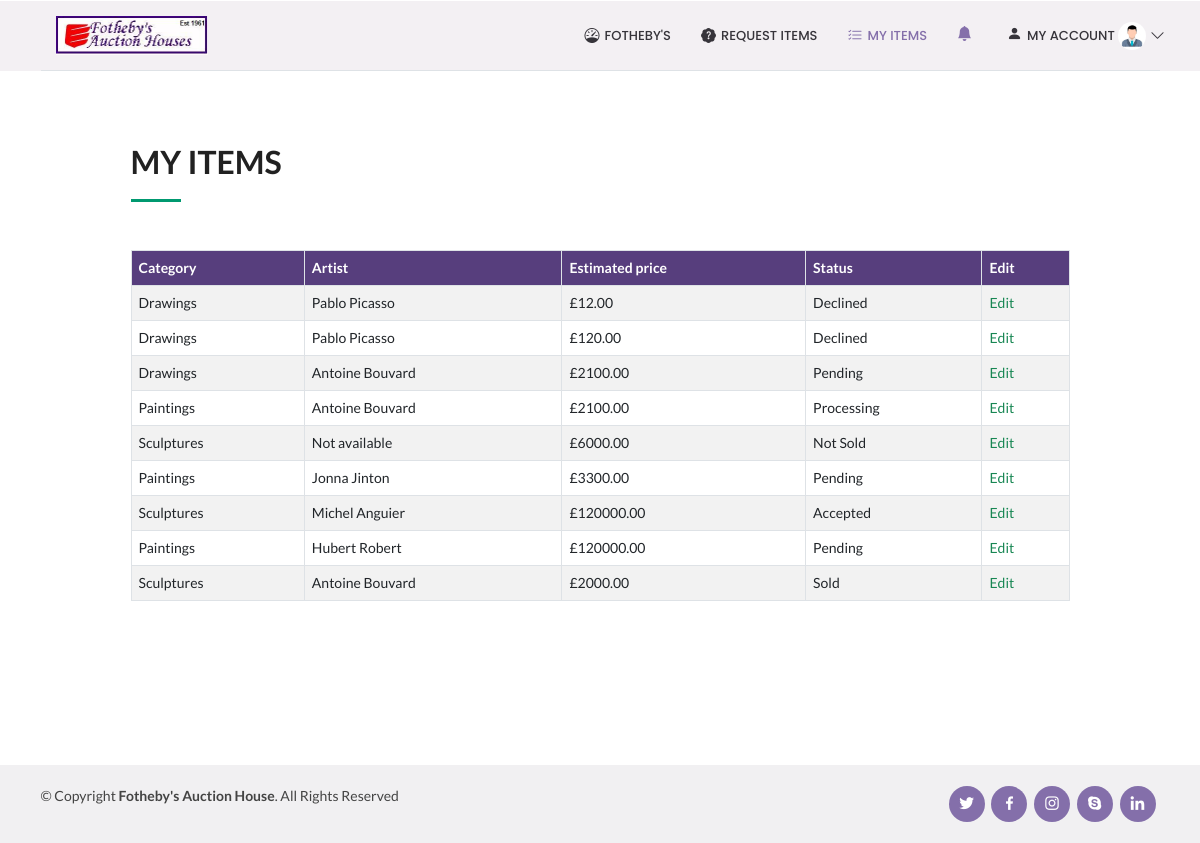
Screenshot of /myItems (signed in) with the database file from the repository.
### auction_app/models.py (models this page shows)
class Item(models.Model):
    CHOICES = (('Landscape', 'Landscape'), ('Seascape', 'Seascape'), ('Portrait', 'Portrait'), ('Figure', 'Figure'),
               ('Still Life', 'Still Life'), ('Nude', 'Nude'), ('Animal', 'Animal'), ('Abstract', 'Abstract'), ('Other', 'Other'))
    item_lot = models.AutoField(primary_key=True, unique=True)
    auction = models.ForeignKey(Auction, on_delete=models.PROTECT, default=1)
    category = models.ForeignKey(Category, on_delete=models.PROTECT, default=1)
    user = models.ForeignKey(User, on_delete=models.PROTECT, related_name="user")
    item_name = models.CharField(max_length=255)
    artist_name = models.CharField(max_length=255)
    production_year = models.PositiveIntegerField(
        default=current_year(), validators=[MinValueValidator(1400), max_value_current_year])
    classification = models.CharField(max_length=255,choices= CHOICES)
    description =  models.TextField()
    estimated_price =  models.CharField(max_length=255)
    image1 = models.ImageField(upload_to='item_pics', blank=True)
    image2 = models.ImageField(upload_to='item_pics', blank=True)
    image3 = models.ImageField(upload_to='item_pics', blank=True)
    status = models.CharField(max_length=255,default='Pending')
    evaluation_text = models.TextField(default='Evaluated')

class Category(models.Model):
    category_name = models.CharField(max_length=255, primary_key=True)
    category_description = models.TextField()
    def __str__(self):
        return self.category_name

### auction_app/views.py (the view, shortened to what this page needs)
# urls.py: path('myItems', views.myItems, name='myItems'),
def myItems(request):
    user = User.objects.all().filter(username=request.user).first()
    temp=''
    getUser = UserProfileInfo.objects.get(user=user)
    if getUser.client_type == "Seller":
        temp = 'sellerDashboard.html'
        notification = Notification.objects.all().filter(concerned_to='Seller').order_by(
            '-notification_date') | Notification.objects.all().filter(concerned_to=request.user).order_by(
            '-notification_date')
    itemInfo = Item.objects.all().filter(user=request.user)
    return render(request, 'myItems.html', {'itemInfo':itemInfo,'temp':temp,'notification':notification})

### templates/myItems.html (shortened to what this page needs)
<!DOCTYPE html>
{% extends temp %}
{% load static %}
{% block body_block %}
    <section id="about" class="about bg-white" style="margin-left:10vw; width:80vw;">
      <div class="container">
        <div class="section-title mt-4" data-aos="fade-left">
            <h2>My Items</h2>
        <div class="table-responsive" style="margin-top:6vh;">
          <table class="table table-bordered table-striped" id="dataTable" width="100%" cellspacing="0">
              <thead>
                  <tr class="text-white" style="background-color:#573E7D;">
                    <th>Category</th>
                    <th>Artist</th>
                    <th>Estimated price</th>
                    <th>Status</th>
                    <th>Edit</th>
                  </tr>
              </thead>
              <tbody>
                  {% if itemInfo %}
                      {% for i in itemInfo %}
                        <tr>
                          <td>{{i.category}} </td>
                          <td>{{i.artist_name}} </td>
                          <td>£{{i.estimated_price}}.00 </td>
                          <td>{{i.status}} </td>
                          <form method="POST">
                          <td ><a href="{% url 'editItem' i.item_lot %}" class="text-success">Edit</a></td>
                          </form>
                        </tr>
                      {% endfor %}
                    {% else %}
                      <h1>No Items yet!</h1>
                  {% endif %}
              </tbody>
          </table>
        </div>
      </div>
    </section>
{% endblock %}

### static/css/style.css (style rules this page uses)
body { font-family: "Open Sans", sans-serif; color: #444444; }
a { color: #009970; text-decoration: none; }
h1, h2, h3, h4, h5, h6 { font-family: "Raleway", sans-serif; }
section { padding: 60px 0; overflow: hidden; }
.section-title { padding-bottom: 30px; }
.section-title h2 { font-size: 32px; font-weight: bold; text-transform: uppercase; margin-bottom: 20px; padding-bottom: 20px; position: relative; }
.section-title h2::after { content: ''; position: absolute; display: block; width: 50px; height: 3px; background: #009970; bottom: 0; left: 0; }

### rows the page displays
Item: category "Drawings", artist_name "Pablo Picasso", estimated_price "12", status "Declined"
Item: category "Drawings", artist_name "Pablo Picasso", estimated_price "120", status "Declined"
Item: category "Drawings", artist_name "Antoine Bouvard", estimated_price "2100", status "Pending"
Item: category "Paintings", artist_name "Antoine Bouvard", estimated_price "2100", status "Processing"
Item: category "Sculptures", artist_name "Not available", estimated_price "6000", status "Not Sold"
Item: category "Paintings", artist_name "Jonna Jinton", estimated_price "3300", status "Pending"
Item: category "Sculptures", artist_name "Michel Anguier", estimated_price "120000", status "Accepted"
Item: category "Paintings", artist_name "Hubert Robert", estimated_price "120000", status "Pending"
Item: category "Sculptures", artist_name "Antoine Bouvard", estimated_price "2000", status "Sold"
